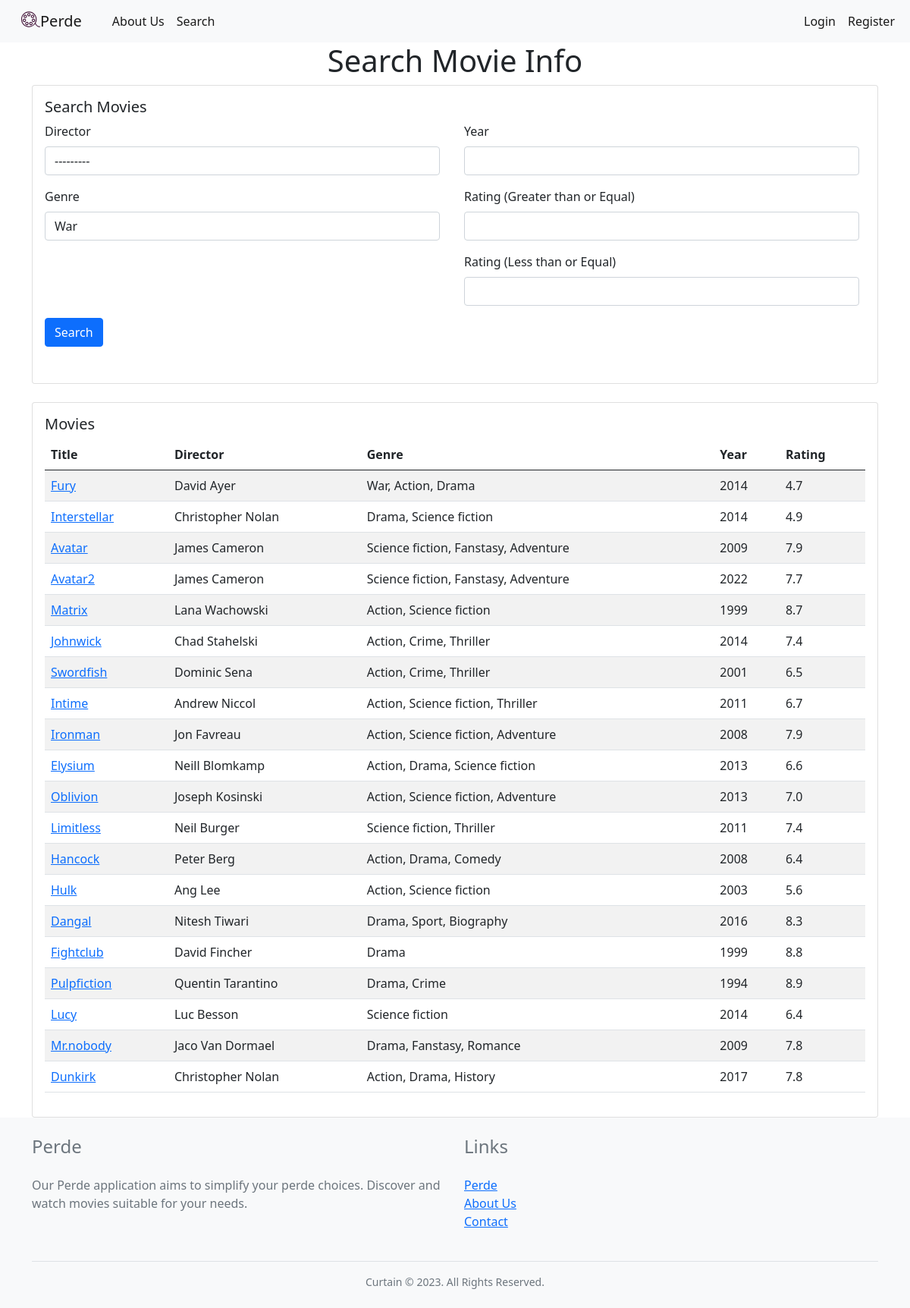
Screenshot of /searchMovie/ with the database file from the repository.
### HomeApp/models.py (models this page shows, shortened)
class Director(models.Model):
    name = models.CharField(max_length=100)
    birth_day = models.DateField(blank=True, null=True)
    country = models.CharField(max_length=100, blank=True, null=True)
    def __str__(self):
        return self.name

class Genre(models.Model):
    name = models.CharField(max_length=100)
    def __str__(self):
        return self.name

class Movie(models.Model):
    title = models.CharField(max_length=100)
    description = models.TextField()
    year = models.IntegerField()
    rating = models.FloatField()
    genre = models.ManyToManyField(Genre, related_name='movies')
    director = models.ForeignKey(Director, on_delete=models.CASCADE, related_name='movies')
    actors = models.ManyToManyField(Actor, related_name='movies')
    runtime = models.IntegerField()
    poster = models.CharField(max_length=200)
    trailer = models.CharField(max_length=200, null=True)
    link = models.CharField(max_length=200, null=True)

### HomeApp/views.py (the view)
# urls.py: path('searchMovie/',HomeApp.views.searchMovie, name= 'searchMovie'),
def searchMovie(request):
    movie = Movie.objects.all()
    filters = FilterMovie(request.GET, queryset= movie)
    context = {'filters': filters }
    return render(request,'searchMovie.html',context)

### HomeApp/templates/searchMovie.html (shortened to what this page needs)
<!DOCTYPE html>
<html>
<head>
</head>
{% extends 'base.html' %}
{% block content %}
<h1 align ="center ">Search Movie Info </h1>
<div class="container">
    <div class="card mb-4">
        <div class="card-body">
            <h5 class="card-title">Search Movies</h5>
            <form method="get" class="mb-3">
                <div class="row">
                    <div class="col-md-6">
                        <div class="mb-3 me-2">
                            <label for="id_director" class="form-label me-2">Director</label>
                            <select id="id_director" name="director" class="form-control">
                                {% for choice in filters.form.director.field.choices %}
                                    <option value="{{ choice.0 }}"{% if filters.form.director.value == choice.0 %} selected{% endif %}>{{ choice.1 }}</option>
                                {% endfor %}
                            </select>
                        </div>
                        <div class="mb-3 me-2">
                            <label for="id_genre" class="form-label me-2">Genre</label>
                            <select id="id_genre" name="genre" class="form-control">
                                {% for choice in filters.form.genre.field.choices %}
                                    <option value="{{ choice.0 }}"{% if filters.form.genre.value == choice.0 %} selected{% endif %}>{{ choice.1 }}</option>
                                {% endfor %}
                            </select>
                        </div>
                    </div>
                    <div class="col-md-6">
                        <div class="mb-3 me-2">
                            <label for="id_year" class="form-label me-2">Year</label>
                            <input type="number" id="id_year" name="year" value="{{ filters.form.year.value }}" class="form-control">
                        </div>
                        <div class="mb-3 me-2">
                            <label for="id_rating__gte" class="form-label me-2">Rating (Greater than or Equal)</label>
                            <input type="number" id="id_rating__gte" name="rating__gte" value="{{ filters.form.rating__gte.value }}" class="form-control">
                        </div>
                        <div class="mb-3 me-2">
                            <label for="id_rating__lte" class="form-label me-2">Rating (Less than or Equal)</label>
                            <input type="number" id="id_rating__lte" name="rating__lte" value="{{ filters.form.rating__lte.value }}" class="form-control">
                        </div>
                    </div>
                </div>
                <button type="submit" class="btn btn-primary mb-3">Search</button>
            </form>
        </div>
    </div>
    <div class="card">
        <div class="card-body">
            <h5 class="card-title">Movies</h5>
            <table class="table table-striped table-hover">
                <thead>
                    <tr>
                        <th scope="col">Title</th>
                        <th scope="col">Director</th>
                        <th scope="col">Genre</th>
                        <th scope="col">Year</th>
                        <th scope="col">Rating</th>
                    </tr>
                </thead>
                <tbody>
                    {% for item in filters.qs %}
                    <tr>
                        <td><a href="/movie/{{item.title}}">{{item.title}}</a></td>
                        <td>{{item.director}}</td>
                        <td>
                            {% for genre in item.genre.all %}
                            {{ genre.name }}{% if not forloop.last %}, {% endif %}
                            {% endfor %}
                        </td>
                        <td>{{item.year}}</td>
                        <td>{{item.rating}}</td>
                    </tr>
                    {% endfor %}
                </tbody>
            </table>
        </div>
    </div>
</div>
{% endblock %}

### HomeApp/templates/base.html (shortened to what this page needs)
{% load static %}
<!DOCTYPE html>
<html lang="en">
<head>
    <link rel="stylesheet" href="{% static 'base.css' %}">
    <link href="https://cdn.jsdelivr.net/npm/bootstrap@5.0.2/dist/css/bootstrap.min.css" rel="stylesheet"
>
</head>
<body>
    <nav class="navbar  navbar-expand-lg navbar-light bg-light">
        <div class="container-fluid">
            <a class="navbar-brand" href="{% url 'home' %}">
                <div class="d-flex justify-content-center text-center">
                    <img src="{% static 'movie-svgrepo-com.svg' %}" alt="" width="25" height="25">
                    <span>Perde</span>
                </div>
            </a>
            <div class="collapse navbar-collapse" id="navbarNav">
                <ul class="navbar-nav">
                    <li class="nav-item">
                        <a class="nav-link active" href="{% url 'aboutus' %}">About Us</a>
                    </li>
                    <li class="nav-item">
                        <a class="nav-link active" href="{% url 'searchMovie' %}">Search</a>
                    </li>
                </ul>
                <ul class="navbar-nav ms-auto">
                    {% if user.is_authenticated %}
                    <li class="nav-item">
                        <a class="nav-link active" href="{% url 'profile' %}">Welcome, {{ user.username }}!</a>
                    </li>
                    <li class="nav-item">
                        <a class="nav-link active" href="{% url 'logout' %}">Logout</a>
                    </li>
                    {% else %}
                    <li class="nav-item">
                        <a class="nav-link active" href="{% url 'login' %}">Login</a>
                    </li>
                    <li class="nav-item">
                        <a class="nav-link active" href="{% url 'register' %}">Register</a>
                    </li>
                    {% endif %}
                </ul>
            </div>
        </div>
    </nav>
    {% block content %}
    {% endblock %}
    <footer class="footer bg-light">
        <div class="container py-4">
          <div class="row">
            <div class="col-lg-6">
              <h4 class="text-muted mb-4">Perde</h4>
              <p class="text-muted">Our Perde application aims to simplify your perde choices. Discover and watch movies suitable for your needs.</p>
            </div>
            <div class="col-lg-6">
              <h4 class="text-muted mb-4">Links</h4>
              <ul class="list-unstyled text-muted">
                <li><a href="{% url 'home' %}">Perde</a></li>
                <li><a href="{% url 'aboutus' %}">About Us</a></li>
                <li><a href="{% url 'aboutus' %}">Contact</a></li>
              </ul>
            </div>
          </div>
          <div class="border-top pt-3 mt-4">
            <p class="text-muted text-center small m-0">Curtain © 2023. All Rights Reserved.</p>
          </div>
        </div>
      </footer>
</body>
</html>

### static/base.css (style rules this page uses)
nav { background-color: #333; overflow: hidden; }
nav a { float: left; color: #f2f2f2; text-align: center; padding: 14px 16px; text-decoration: none; }
.navbar { display: flex; justify-content: space-between; }

### HomeApp/templates/searchMovie.html (style rules this page uses)
table { width: 100%; }

### rows the page displays
Director: director "---------"
Genre: genre "War", name "War"
Movie: title "Fury", director "David Ayer", year "2014", rating "4.7"
Genre: name "Action"
Genre: name "Drama"
Movie: title "Interstellar", director "Christopher Nolan", year "2014", rating "4.9"
Genre: name "Science fiction"
Movie: title "Avatar", director "James Cameron", year "2009", rating "7.9"
Genre: name "Fanstasy"
Genre: name "Adventure"
Movie: title "Avatar2", director "James Cameron", year "2022", rating "7.7"
Movie: title "Matrix", director "Lana Wachowski", year "1999", rating "8.7"
Movie: title "Johnwick", director "Chad Stahelski", year "2014", rating "7.4"
Genre: name "Crime"
Genre: name "Thriller"
Movie: title "Swordfish", director "Dominic Sena", year "2001", rating "6.5"
Movie: title "Intime", director "Andrew Niccol", year "2011", rating "6.7"
Movie: title "Ironman", director "Jon Favreau", year "2008", rating "7.9"
Movie: title "Elysium", director "Neill Blomkamp", year "2013", rating "6.6"
Movie: title "Oblivion", director "Joseph Kosinski", year "2013", rating "7.0"
Movie: title "Limitless", director "Neil Burger", year "2011", rating "7.4"
Movie: title "Hancock", director "Peter Berg", year "2008", rating "6.4"
Genre: name "Comedy"
Movie: title "Hulk", director "Ang Lee", year "2003", rating "5.6"
Movie: title "Dangal", director "Nitesh Tiwari", year "2016", rating "8.3"
Genre: name "Sport"
Genre: name "Biography"
Movie: title "Fightclub", director "David Fincher", year "1999", rating "8.8"
Movie: title "Pulpfiction", director "Quentin Tarantino", year "1994", rating "8.9"
Movie: title "Lucy", director "Luc Besson", year "2014", rating "6.4"
Movie: title "Mr.nobody", director "Jaco Van Dormael", year "2009", rating "7.8"
Genre: name "Romance"
Movie: title "Dunkirk", director "Christopher Nolan", year "2017", rating "7.8"
Genre: name "History"
